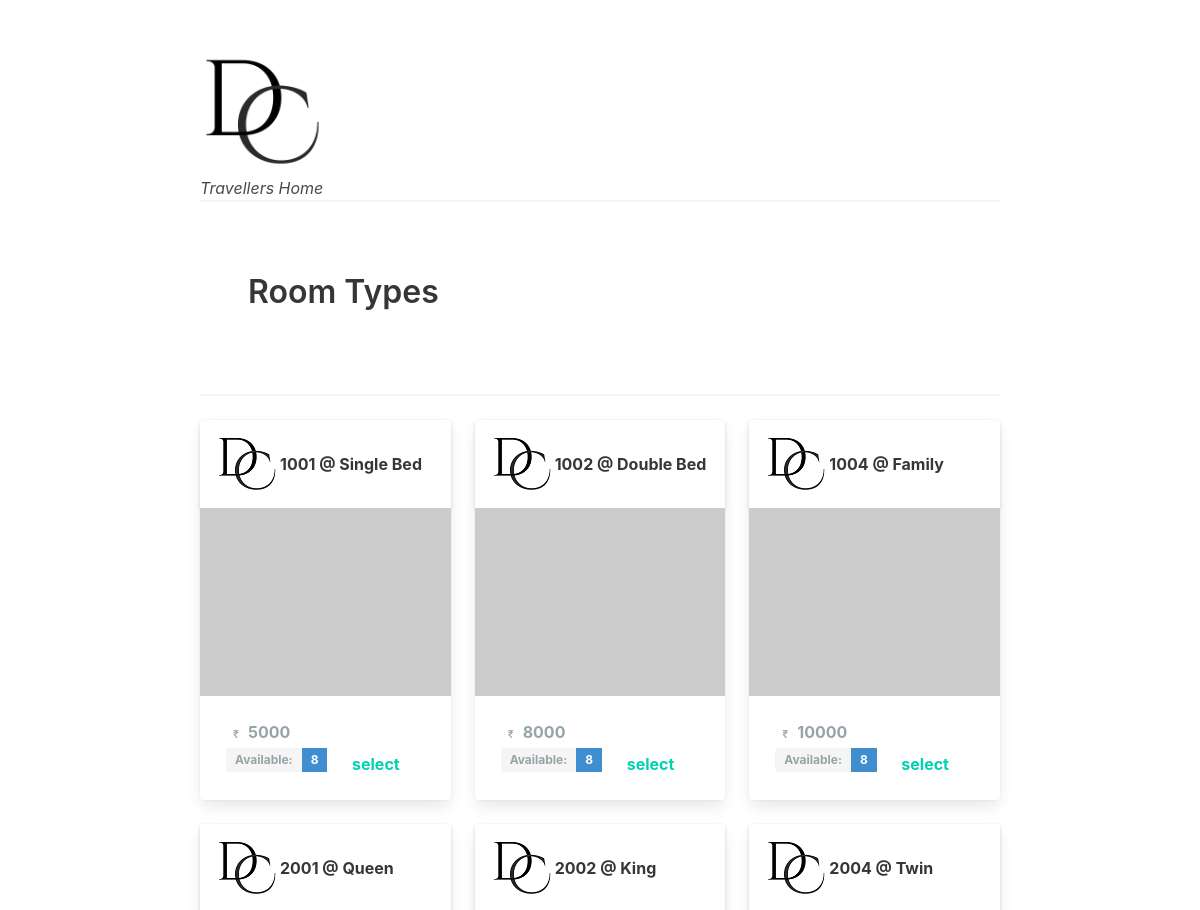
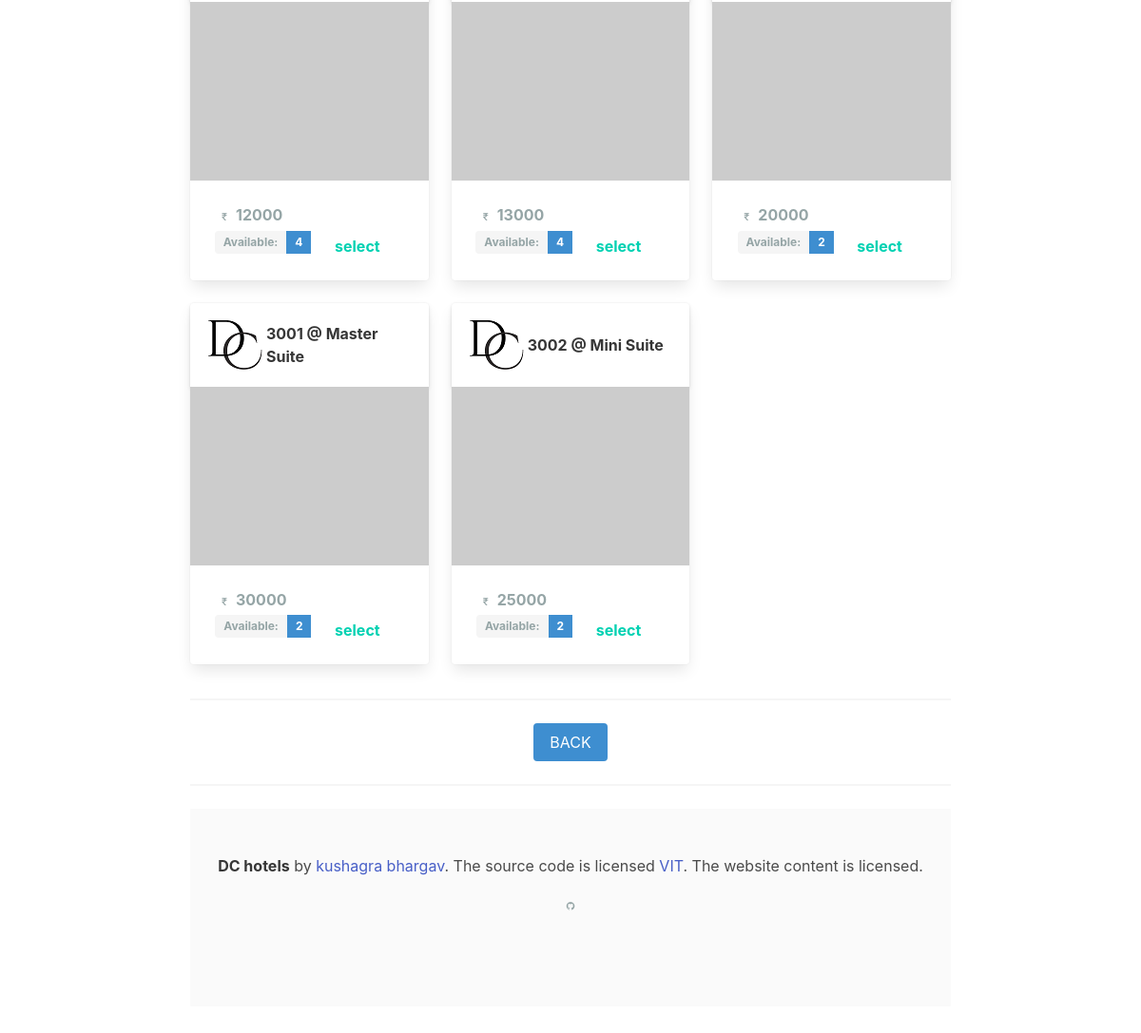
Page /view_room_types.php on the committed database (2 pictures, top to bottom).
### tables this page shows
CREATE TABLE IF NOT EXISTS `room_type` (
  `room_type_id` int(4) NOT NULL,
  `room_type_name` varchar(50) NOT NULL,
  `price` int(8) DEFAULT NULL,
  `available_count` int(3) DEFAULT NULL,
  PRIMARY KEY (`room_type_id`)
);

### view_room_types.php (the view, shortened to what this page needs)
<?php require_once("db_connection.php"); ?>
<?php require_once("header.php"); ?>
<!DOCTYPE html>
<html>
<head>
    <link rel="stylesheet" type="text/css" href="css/grid-gallery.css">
    <link rel="stylesheet" type="text/css" href="css/bulma.css">
    <link rel="stylesheet" type="text/css" href="css/better.css">
</head>
<body>
<div class="container section">
    <div class="container is-fluid ">
        <figure class="image is-128x128 ">
            <img src="images/DC.png" alt="LOGO OF HOTEL WEBSITE">
            <figcaption><i>Travellers Home</i></figcaption>
        </figure
    </div>
    <hr>
    <div class="columns section">
        <div class="column is-4">
            <div class="title">Room Types</div>
        </div>
    </div>
    <hr>
    <?php
        $query  = "SELECT * from room_type where available_count >= 0";
        $result = mysqli_query($connection, $query);
        $count=0;
        while ($row = mysqli_fetch_array($result, MYSQLI_ASSOC)) {
            if(($count % 3) == 0){
                echo "<div class=\"columns\">";
            }
            $n   = $row['room_type_id'];
            echo "<div class=\"column is-4\"><div class=\"card\" onclick=\"myfunc({$n})\"><header class=\"card-header\"><p class=\"card-header-title\"><img src=\"images/DC64.png\" class=\"avatara\">";
            $a = ucwords($row['room_type_name']);
            echo " $n &commat; $a";
            echo "</p></header><div class=\"card-image\"><figure class=\"image is-4by3\"><img src=\"https://placehold.it/1280x960\" alt=\"Image\"></figure></div><div class=\"card-content\"><div class=\"panel-block-item\"><span class=\"price\"><span class=\"icon\">  <i class=\"fa fa-inr\"></i></span>";
            $c = $row['price'];
            echo "<b>$c</b>&nbsp&nbsp";
            $d=$row['available_count'];
            echo "<div class=\"field is-grouped is-grouped-multiline is-pulled-right\"><div class=\"control\"><div class=\"tags has-addons\">";
            echo "<span class=\"tag \">Available: </span>";
            echo "<span class=\"tag is-info\">$d</span>&nbsp;&nbsp;";
            echo "<a class=\"button is-primary is-inverted\" id={$n}>select</a></div></div></div>";
            echo "</span></div></div></div></div>";
            if(($count % 3) == 2){
                echo "</div>";
            }
            $count++;
        }
        if((($count % 3) == 2) || ($count % 3) == 1){
            echo "</div>";
        }
    ?>
    <hr>
    <div class="field level-item is-grouped is-grouped-centered">
        <div class="control">
            <button class="button is-info" onclick="myFinalSelect()">BACK</button>
        </div>
    </div>
    <hr>
    <footer class="footer">
        <div class="container">
            <div class="content has-text-centered">
               <p>
                <strong>DC hotels</strong> by <a href="">kushagra bhargav</a>. The source code is licensed
                <a href="">VIT</a>. The website content
                is licensed.
            </p>
                <p>
                    <a class="icon" href="https://github.com/">
                        <i class="fa fa-github"></i>
                    </a>
                </p>
            </div>
        </div>
    </footer>
</body>
</html>

### header.php (shortened to what this page needs)
<link rel="stylesheet" href="https://maxcdn.bootstrapcdn.com/font-awesome/4.7.0/css/font-awesome.min.css">
<link rel="stylesheet" href="https://cdnjs.cloudflare.com/ajax/libs/bulma/0.5.1/css/bulma.css">

### css/grid-gallery.css (style rules this page uses)
body { font-family: -apple-system,BlinkMacSystemFont,"Segoe UI",Roboto,Helvetica,Arial,sans-serif,"Apple Color Emoji","Segoe UI Emoji","Segoe UI Symbol"; }
.fa { font-size:10px; padding-top:3px; color: #95A5A6; }
.panel-block-item { display: inline-block; color: #95A5A6; font-weight: bold; padding-right: 10px; }
.panel-block-item .tag,.panel-block-item .button { color: #95A5A6; font-weight: bold; }

### rows in the picture
room_type: room_type_id "1001", room_type_name "Single Bed", price "5000", available_count "8"
room_type: room_type_id "1002", room_type_name "Double Bed", price "8000", available_count "8"
room_type: room_type_id "1004", room_type_name "Family", price "10000", available_count "8"
room_type: room_type_id "2001", room_type_name "Queen", price "12000", available_count "4"
room_type: room_type_id "2002", room_type_name "King", price "13000", available_count "4"
room_type: room_type_id "2004", room_type_name "Twin", price "20000", available_count "2"
room_type: room_type_id "3001", room_type_name "Master Suite", price "30000", available_count "2"
room_type: room_type_id "3002", room_type_name "Mini Suite", price "25000", available_count "2"
